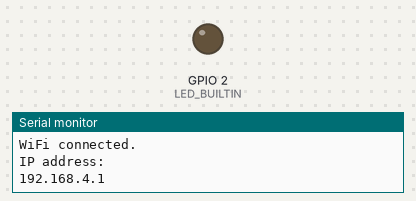
The sketch below on a simulated ESP32. On the bench: output pins drawn as LEDs (lit = HIGH), the last lines printed to the serial monitor. Wiring (inferred from the names in the program): LM75 temperature sensor at I2C address 0x48. WiFi joins after 1.5 s; servers stay silent unless stated.

Above: at 0.5 s.
At 5.0 s:
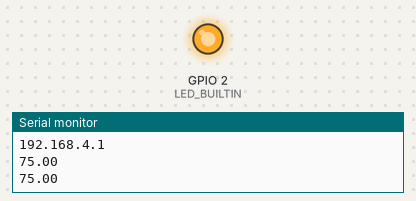
Timing chart, 0 to 6.9 s (numbered marks = the images above):
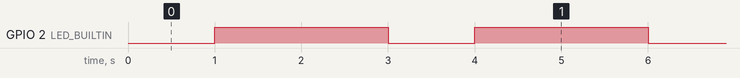

Measured:
- by itself, GPIO 2 (LED_BUILTIN): alternates HIGH for 2.0 s and LOW for 1.0 s

The sketch:

esp32.ino
```cpp
#include <ESPAsyncWebServer.h>
#include <AsyncTCP.h>
#include <WiFi.h>
#include <Wire.h>

#define ds1621 0x90 >> 1

const char* ssid = "ESP32 SSID";              // Only supports 2.4 GHz WiFi
const char* password = "password";

AsyncWebServer server(80);                    // Creates an AsyncWebServer object on port 80.

int LED_BUILTIN = 2;
//bool fahrenheit = false;

void setup()
{
  pinMode (LED_BUILTIN, OUTPUT);

  Serial.begin(115200);

  Wire.begin();
  Wire.beginTransmission(ds1621);             // Connect to DS1621
  Wire.write(0xAC);                           // Access config
  Wire.write(0x02);                           // Set for continuous conversion
  Wire.beginTransmission(ds1621);             // Restart
  Wire.write(0xEE);                           // Start conversions
  Wire.endTransmission();

  WiFi.mode(WIFI_AP);                         // Configures the ESP32 as a soft Access Point, "soft" because it doesn't connect further to a wired network like a router.
  WiFi.softAP(ssid, password);                // "ssid" is the name of the ESP32, "password" is the password required to connect to the AP. Set to NULL if no password is required.

  server.on("/temp", HTTP_GET, [](AsyncWebServerRequest * req) {
    req->send(200, "text/plain", String(readTemp()));
  });

  //  server.on("/change", HTTP_GET, [](AsyncWebServerRequest * req) {
  //    req->send(200, "text/plain", changeDegrees());
  //  });

  // Connect to WiFi network with SSID and password
  //  Serial.print("Connecting to ");
  //  Serial.println(ssid);
  //  WiFi.begin(ssid, username, password);       // Connecting to home WiFi
  //  while (WiFi.status() != WL_CONNECTED) {     // While it's trying to connect do this:
  //    delay(500);
  //    Serial.print(".");
  //    digitalWrite(LED_BUILTIN, HIGH);
  //    delay(20);
  //    digitalWrite(LED_BUILTIN, LOW);
  //  }

  // Print local IP address and start web server
  Serial.println("");
  Serial.println("WiFi connected.");
  Serial.println("IP address: ");
  //  Serial.println(WiFi.localIP());             // Print local ip when connecting to router
  Serial.println(WiFi.softAPIP());            // Print AP IP when configured as soft ap
  Serial.println();

  server.begin();                             // Starts the server
}

void loop()
{
  Serial.println(readTemp());
  digitalWrite(LED_BUILTIN, HIGH);
  delay(2000);
  digitalWrite(LED_BUILTIN, LOW);
}

float readTemp() {

  int8_t firstByte;
  int8_t secondByte;
  float temp = 0;

  delay(1000);                                // Give time for measurement

  Wire.beginTransmission(ds1621);
  Wire.write(0xAA);                           // Read temperature
  Wire.endTransmission();
  Wire.requestFrom(ds1621, 2);                // Request two bytes from DS1621 (0.5 deg. resolution)

  firstByte = Wire.read();                    // Get first byte
  secondByte = Wire.read();                   // Get second byte

  temp = firstByte;

  if (secondByte)                             // If there is a 0.5 deg. difference
    temp += 0.5;

  //  if (fahrenheit) {
  //    temp = temp * 1.8 + 32;
  //  }

  return temp;
}

//String changeDegrees() {
//  if (fahrenheit == false) {
//    fahrenheit = true;
//    return String(fahrenheit);
//  }
//  else {
//    fahrenheit = false;
//    return String(fahrenheit);
//  }
//}
```
